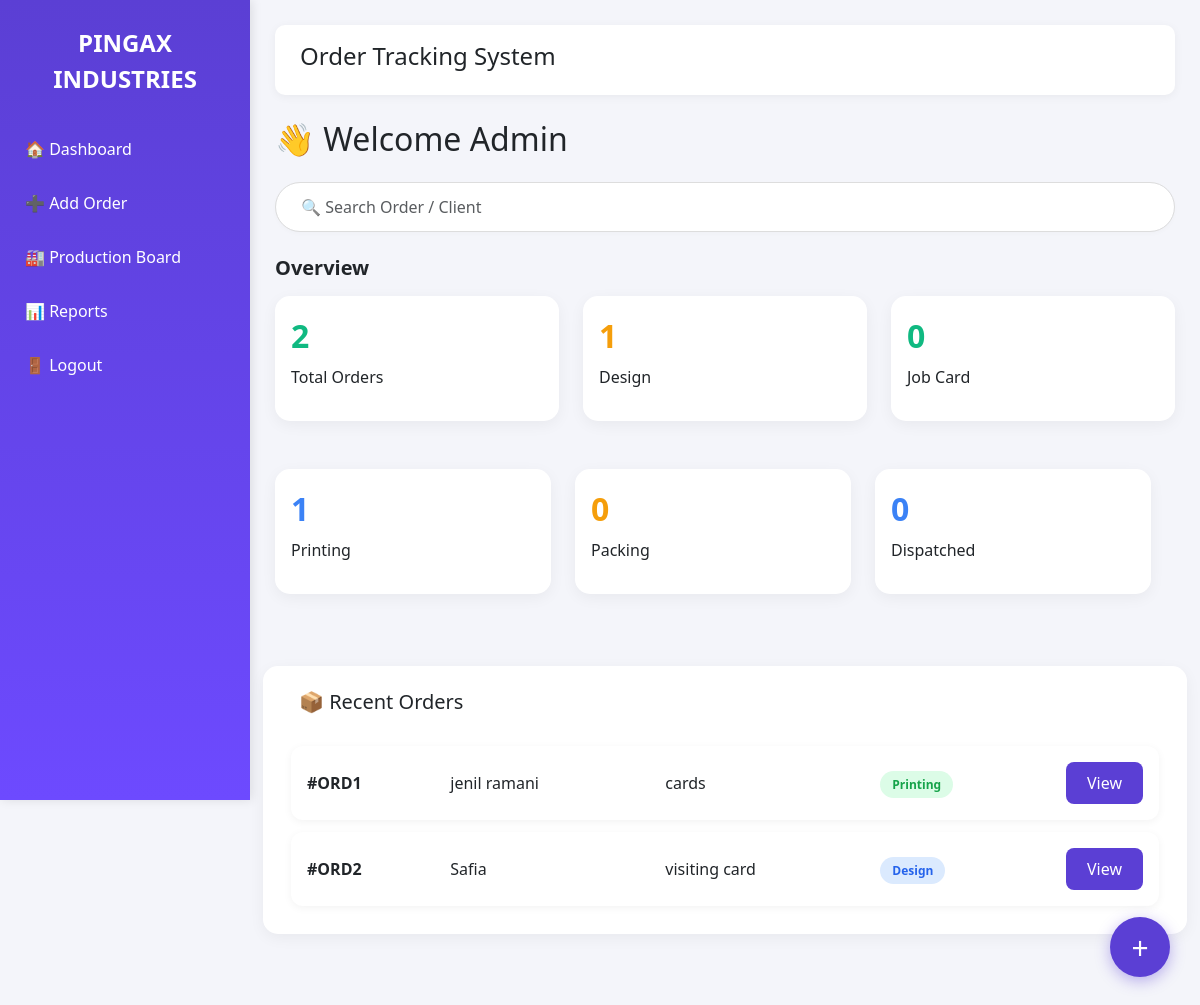
Screenshot of /search with the database file from the repository.
### app.py (models this page shows)
class Order(db.Model):
    id = db.Column(db.Integer, primary_key=True)
    order_no = db.Column(db.String(50))
    client_name = db.Column(db.String(100))
    mobile = db.Column(db.String(20))
    product = db.Column(db.String(100))
    size = db.Column(db.String(100))
    quantity = db.Column(db.Integer)
    inside_process = db.Column(db.String(50))
    inside_gsm = db.Column(db.String(50))
    inside_color = db.Column(db.String(50))
    outside_process = db.Column(db.String(50))
    outside_gsm = db.Column(db.String(50))
    outside_color = db.Column(db.String(50))
    staff_name = db.Column(db.String(100))
    remarks = db.Column(db.Text)
    order_date = db.Column(db.String(50))
    order_date = db.Column(db.Date)
    delivery_date = db.Column(db.String(50))
    transport_name = db.Column(db.String(100))
    lr_number = db.Column(db.String(100))
    invoice_number = db.Column(db.String(100))
    dispatch_date = db.Column(db.String(50))
    status = db.Column(db.String(50))
    amount = db.Column(db.Float, default=0)

### app.py (the view)
@app.route('/search')
def search():
    q = request.args.get('q', '')
    orders = Order.query.filter(
        (Order.order_no.contains(q)) |
        (Order.client_name.contains(q))
    ).all()
    design = sum(1 for o in orders if o.status == "Design")
    jobcard = sum(1 for o in orders if o.status == "Job Card")
    printing = sum(1 for o in orders if o.status == "Printing")
    packing = sum(1 for o in orders if o.status == "Packing")
    dispatched = sum(1 for o in orders if o.status == "Dispatched")
    return render_template(
        'dashboard.html',
        orders=orders,
        total_orders=len(orders),
        design=design,
        jobcard=jobcard,
        printing=printing,
        packing=packing,
        dispatched=dispatched,
        total_revenue=0
    )

### templates/dashboard.html
{% extends 'base.html' %}
{% block content %}
<h2 class="mb-4">👋 Welcome Admin</h2>
<form action="/search" class="mb-4">
    <input class="form-control search-box" name="q" placeholder="🔍 Search Order / Client">
</form>
<h5 class="mb-3"><b>Overview</b></h5>
<div class="row g-4 mb-5">
    <div class="col-md-4">
        <div class="card dashboard-card">
            <div class="card-body">
                <div class="card-number card-green">{{ total_orders }}</div>
                <p>Total Orders</p>
            </div>
        </div>
    </div>
<div class="col-md-4">
    <div class="card dashboard-card">
        <div class="card-body">
            <div class="card-number card-orange">{{ design }}</div>
            <p>Design</p>
        </div>
    </div>
</div>
<div class="col-md-4">
    <div class="card dashboard-card">
        <div class="card-body">
            <div class="card-number card-green">{{ jobcard }}</div>
            <p>Job Card</p>
        </div>
    </div>
</div>
<div class="row g-4 mb-5">
    <div class="col-md-4">
        <div class="card dashboard-card">
            <div class="card-body">
                <div class="card-number card-blue">{{ printing }}</div>
                <p>Printing</p>
            </div>
        </div>
    </div>
    <div class="col-md-4">
        <div class="card dashboard-card">
            <div class="card-body">
                <div class="card-number card-orange">{{ packing }}</div>
                <p>Packing</p>
            </div>
        </div>
    </div>
    <div class="col-md-4">
        <div class="card dashboard-card">
            <div class="card-body">
                <div class="card-number card-blue">{{ dispatched }}</div>
                <p>Dispatched</p>
            </div>
        </div>
    </div>
</div>
<div class="card dashboard-card">
    <div class="card-header bg-white border-0 pt-4 ps-4">
        <h5>📦 Recent Orders</h5>
    </div>
    <div class="card-body">
        {% for order in orders %}
        <div class="card order-card">
            <div class="card-body">
                <div class="row align-items-center">
                    <div class="col-md-2"><b>#{{ order.order_no }}</b></div>
                    <div class="col-md-3">{{ order.client_name }}</div>
                    <div class="col-md-3">{{ order.product }}</div>
                    <div class="col-md-2">
                        {% if order.status == 'Design' %}<span class="status-design">Design</span>
                        {% elif order.status == 'Printing' %}<span class="status-printing">Printing</span>
                        {% elif order.status == 'Packing' %}<span class="status-packing">Packing</span>
                        {% else %}<span class="status-dispatched">{{ order.status }}</span>
                        {% endif %}
                    </div>
                    <div class="col-md-2 text-end">
                        <a href="/order/{{order.id}}" class="btn btn-purple">View</a>
                    </div>
                </div>
            </div>
        </div>
        {% endfor %}
    </div>
</div>
<a href="/add" class="quick-action">+</a>
{% endblock %}

### static/css/style.css (style rules this page uses)
body { margin: 0; background: #F4F5FA; font-family: 'Segoe UI', sans-serif; }
.dashboard-card { border: none; border-radius: 15px; box-shadow: 0 4px 15px rgba(0,0,0,0.05); transition: 0.3s; background: white; }
.card-number { font-size: 32px; font-weight: 700; margin-bottom: 5px; }
.card-green { color: #10B981; }
.card-orange { color: #F59E0B; }
.card-blue { color: #3B82F6; }
.order-card { border: none; border-radius: 12px; box-shadow: 0 2px 8px rgba(0,0,0,0.05); margin-bottom: 12px; background: #ffffff; }
.btn-purple { background: #5B3FD4; color: white; border-radius: 8px; padding: 8px 20px; text-decoration: none; }
.status-design { background: #DBEAFE; color: #2563EB; padding: 5px 12px; border-radius: 15px; font-size: 12px; font-weight: bold; }
.status-printing { background: #DCFCE7; color: #16A34A; padding: 5px 12px; border-radius: 15px; font-size: 12px; font-weight: bold; }
.search-box { border-radius: 25px; padding: 12px 25px; border: 1px solid #ddd; box-shadow: 0 2px 5px rgba(0,0,0,0.02); }
.quick-action { position: fixed; bottom: 30px; right: 30px; width: 60px; height: 60px; border-radius: 50%; background: #5B3FD4; color: white; display: flex; justify-content: center; align-items: center; font-size: 30px; text-decoration: none; box-shadow: 0 4px 15px rgba(91, 63, 212, 0.4); }

### rows the page displays
Order: order_no "ORD1", client_name "jenil ramani", product "cards", status "Printing"
Order: order_no "ORD2", client_name "Safia", product "visiting card", status "Design"

### other values shown
{{ total_orders }} "2"
{{ design }} "1"
{{ jobcard }} "0"
{{ printing }} "1"
{{ packing }} "0"
{{ dispatched }} "0"
